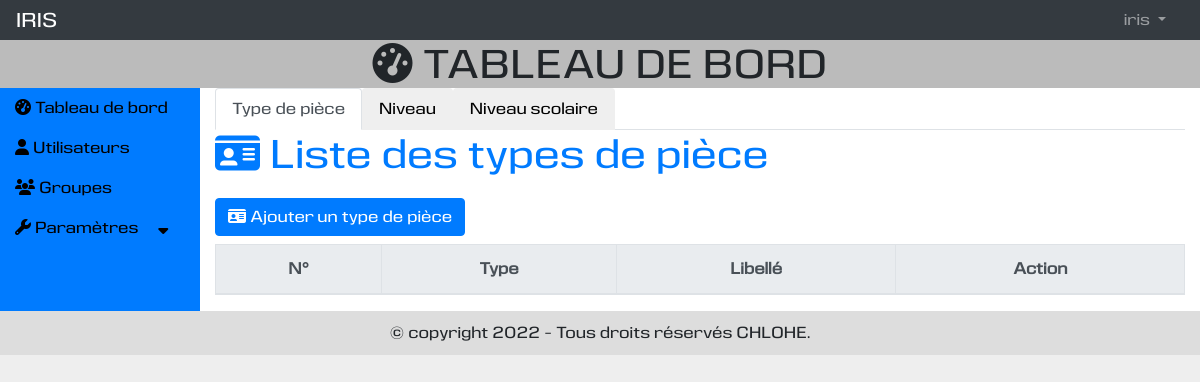
The page /etatcivil/ (signed in) on the database as committed earlier.
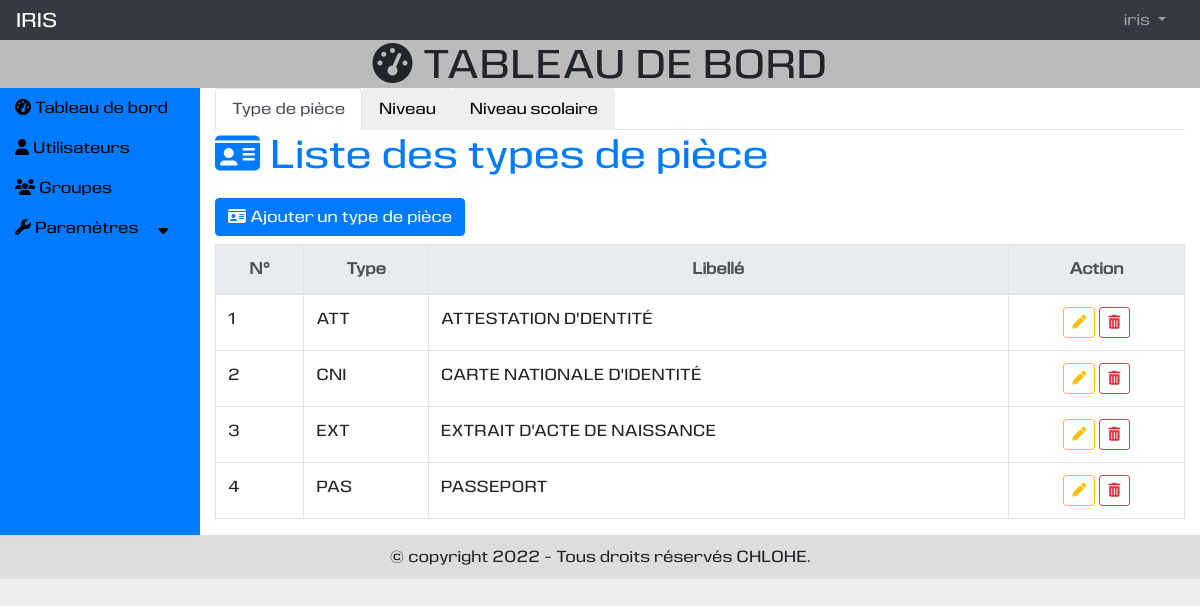
The same page on the database as committed later.
### etatcivil/models.py (models this page shows, shortened)
class TypePiece(models.Model):
    type = models.CharField(max_length=100, unique=True)
    libelle = models.CharField(max_length=250, verbose_name="Libellé", unique=True)

### etatcivil/views.py (the view)
# urls.py: path('', views.etatcivil, name = 'etatcivil'),
@login_required
@permission_required('auth.view_user', raise_exception=True)
@permission_required('auth.view_group', raise_exception=True)
def etatcivil(request):
    typepieces = TypePiece.objects.all().order_by("libelle")
    niveaux = Niveau.objects.all().order_by("id")
    niveauscolaires = NiveauScolaire.objects.all().order_by("id")
    active_typepiece = ['','false','']
    active_niveau = ['','false','']
    active_niveauscolaire = ['','false','']
    if _active_onglet == "typepiece":
        active_typepiece =  ['active', 'true', 'show active']
    elif _active_onglet == "niveau":
        active_niveau =  ['active', 'true', 'show active']
    elif _active_onglet == "niveauscolaire":
        active_niveauscolaire =  ['active', 'true', 'show active']
    else:
        active_typepiece =  ['active', 'true', 'show active']
    context = {
        "titre" : "Etat civil",
        "typepieces" : typepieces,
        "niveaux" : niveaux,
        "niveauscolaires" : niveauscolaires,
        "active_typepiece": active_typepiece,
        "active_niveau": active_niveau,
        "active_niveauscolaire": active_niveauscolaire,
    }
    return render(request, "etatcivil/etatcivil.html", context)

### etatcivil/templates/etatcivil/etatcivil.html (shortened to what this page needs)
{% extends 'utilisateur/base.html' %}
{% load static %}
{% block tableau_de_bord %}
<div>
  <ul class="nav nav-tabs" id="myTab" role="tablist">
    <li class="nav-item" role="presentation">
      <button class="nav-link {{active_typepiece|first}}" id="typepiece-tab" data-toggle="tab" data-target="#typepiece" type="button" role="tab" aria-controls="typepiece" aria-selected="{{ active_typepiece|slice:'1:2'|first }}">
        Type de pièce
      </button>
    </li>
    <li class="nav-item" role="presentation">
      <button class="nav-link {{active_niveau|first}}" id="niveau-tab" data-toggle="tab" data-target="#niveau" type="button" role="tab" aria-controls="niveau" aria-selected="{{ active_niveau|slice:'1:2'|first }}">
        Niveau
      </button>
    </li>
    <li class="nav-item" role="presentation">
      <button class="nav-link {{active_niveauscolaire|first}}" id="scolaire-tab" data-toggle="tab" data-target="#scolaire" type="button" role="tab" aria-controls="scolaire" aria-selected="{{ active_niveauscolaire|slice:'1:2'|first }}">
        Niveau scolaire
      </button>
    </li>
  </ul>
  <div class="tab-content" id="myTabContent">
    <div class="tab-pane fade {{ active_typepiece|last }}" id="typepiece" role="tabpanel" aria-labelledby="typepiece-tab">
      <div>
        <h1 class="mb-3 text-primary"><i class="fas fa-id-card"></i> Liste des types de pièce</h1>
        <h3><a class="btn btn-primary" data-toggle="modal" data-target="#typepieceModal" data-backdrop="static"><i class="fas fa-id-card"></i> Ajouter un type de pièce</a></h3>
        <div class="row">
            <div class="col-md-12">
                <table class="table  table-bordered table-hover table-responsive-md" id="tabletypepiece">
                    <thead class="text-center">
                        <tr class="thead-light">
                            <th>N°</th>
                            <th>Type</th>
                            <th>Libellé</th>
                            <th>Action</th>
                        </tr>
                    </thead>
                    <tbody>
                        {% for typepiece in typepieces %}
                        <tr>
                            <td>{{forloop.counter}}</td>
                            <td>{{typepiece.type}}</td>
                            <td>{{typepiece.libelle|capfirst}}</td>
                            <td class="text-center">
                                <a class="btn btn-outline-warning btn-sm" title="Modifier" data-toggle="modal" data-target="#typepieceModal{{typepiece.id}}" data-backdrop="static"><i class="fas fa-pen"></i></a>
                                <button type="button" title="Supprimer" class="btn btn-outline-danger btn-sm" data-toggle="modal" data-target="#modal{{typepiece.id}}" data-backdrop="static"><i class="fas fa-trash-alt"></i></button>
                            </td>
                        </tr>
                        {% empty %}
                            {% include 'etatcivil/ajouter_typepiece.html' %}
                        {% endfor %}
                    </tbody>
                </table>
            </div>
        </div>
      </div>
    </div>
  </div>
</div>
{% endblock %}

### utilisateur/templates/utilisateur/base.html (shortened to what this page needs)
{% extends 'base.html' %}
{% block contenu %}
<div class="row m-0">
    <div class="col-md-6 offset-md-3">
        <h1 class="text-center"><i class="fa fa-dashboard"></i> TABLEAU DE BORD</h1>
    </div>
</div>
<div class="row" id = "contenu_index m-0">
    <div class="col-md-2 bg-primary" id = "contenu_index_gauche">
        <div>
            <ul class="menu-accordeon">
                <li><a href="{% url 'utilisateur:index' %}"><i class="fa fa-dashboard"></i> Tableau de bord</a></li>
                <li><a href="{% url 'utilisateur:utilisateur' %}"><i class="fa fa-user"></i> Utilisateurs</a></li>
                <li><a href="{% url 'utilisateur:groupe' %}"><i class="fa fa-group"></i> Groupes</a></li>
                <li>
                    <a href="#"><i class="fa fa-wrench"></i> Paramètres &nbsp;&nbsp;&nbsp;&nbsp;<i class="fas fa-sort-down"></i></a>
                </li>
            </ul>
        </div>
    </div>
    <div class="col-md-10" id = "contenu_index_droit">
        <div class="row">
            <div class="col-md-12">
                {% block tableau_de_bord %}
                {% endblock %}
            </div>
        </div>
    </div>
</div>
{% endblock %}

### templates/base.html (shortened to what this page needs)
{% load static %}
<!DOCTYPE html>
<html lang="fr">
<head>
    <link rel="stylesheet" href="https://maxcdn.bootstrapcdn.com/bootstrap/4.5.2/css/bootstrap.min.css">
    <link rel="stylesheet" type="text/css" href="https://cdn.datatables.net/v/bs4/jq-3.6.0/jszip-2.5.0/dt-1.12.1/b-2.2.3/b-html5-2.2.3/b-print-2.2.3/datatables.min.css"/>
    <link rel="stylesheet" type="text/css" href="{% static 'css/css.css' %}" />
</head>
<body>
  <div id ="page">
      {% block nas %}
      <div id ="nav">
        {% include 'nav.html' %}
      </div>
      {% endblock %}
    <div id ="contenu" class="container-fluid">
      {% block contenu %}
      {% endblock %}
    </div>
    <div id ="pied_page">
      {% block pied_page %}
        <div class="row" style="margin: 0px;">
            <div class="col-md-6 offset-md-3">
                <p class="text-center">
                    {% now "Y" as annee %}
                    {% if annee == "2022" %}
                    &copy copyright {{annee}} - Tous droits réservés CHLOHE.
                    {% else %}
                    &copy copyright 2022-{{annee}} - Tous droits réservés CHLOHE.
                    {% endif %}
                </p>
            </div>
        </div>
      {% endblock %}
    </div>
  </div>
</body>
</html>

### templates/nav.html (shortened to what this page needs)
<nav class="navbar navbar-expand-md bg-dark navbar-dark">
  <a class="navbar-brand" href="{% url 'utilisateur:connexion' %}">IRIS</a>
  <div class="collapse navbar-collapse" id="collapsNavbar">
    <ul class="navbar-nav">
      {% if not user.is_authenticated %}
      <li class="nav-item">
        <a class="nav-link" href="{% url 'utilisateur:connexion' %}">Connexion</a>
      </li>
      <li class="nav-item">
        <a class="nav-link" href="{% url 'utilisateur:inscription' 0 %}">S'inscrire</a>
      </li>
      {% else %}
      <li class="nav-item dropdown" style="position: relative;">
        <a class="nav-link dropdown-toggle" href="#" id="navbardrop" data-toggle="dropdown">
          {{user.get_username}}
        </a>
      </li>
      {% endif %}
    </ul>
  </div>
</nav>

### etatcivil/templates/etatcivil/modifier_typepiece.html (shortened to what this page needs)
{% extends 'etatcivil/ajouter_typepiece.html' %}

### static/css/css.css (style rules this page uses)
body { margin: 0px; padding: 0px; background : #EEE; font-family: 'eurocinewebfont'; }
nav { margin: 0px; padding: 0px; padding: 10px 10px 0px 10px; height: 40px; background: #DDD; }
nav div { display: flex; flex-direction: row; flex-wrap: wrap; justify-content: flex-end; }
nav div ul { margin: 0px; padding: 0px; list-style-type: none; }
nav div ul li { display: inline-block; margin-right: 10px; }
nav div ul li a { text-decoration: none; }
#contenu { background: #BBB; }
#contenu h1 { margin: 0px; padding : 0px; }
.menu-accordeon { padding:0; margin:0; list-style:none; }
.menu-accordeon a { display:block; text-decoration: none; color: black; padding: 8px 0; }
#contenu_index_droit { background: white; }
#pied_page { background: #DDD; padding: 10px; }
#pied_page p { margin: 0px; }

Rows that differ between the two databases and show on the page:
added TypePiece: type "ATT", libelle "ATTESTATION D'DENTITÉ"
added TypePiece: type "CNI", libelle "CARTE NATIONALE D'IDENTITÉ"
added TypePiece: type "EXT", libelle "EXTRAIT D'ACTE DE NAISSANCE"
added TypePiece: type "PAS", libelle "PASSEPORT"
